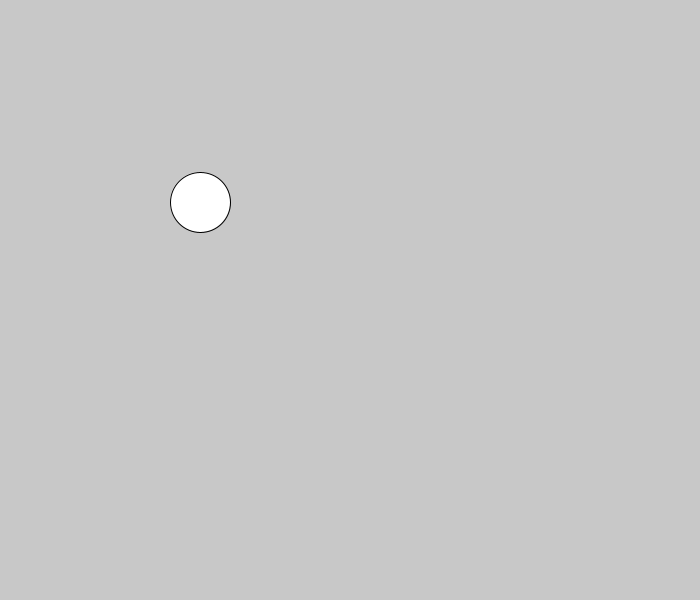
Frame 1 (no input)
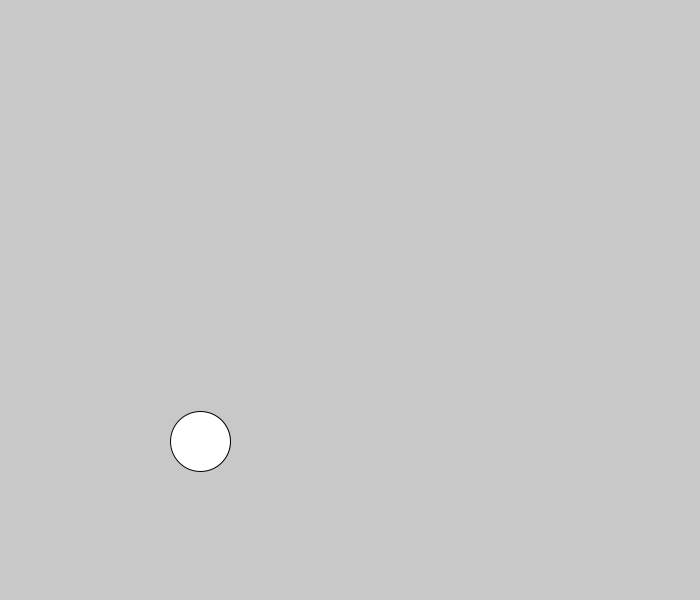
Frame 60 (the mouse pressed at the canvas centre just before this capture)
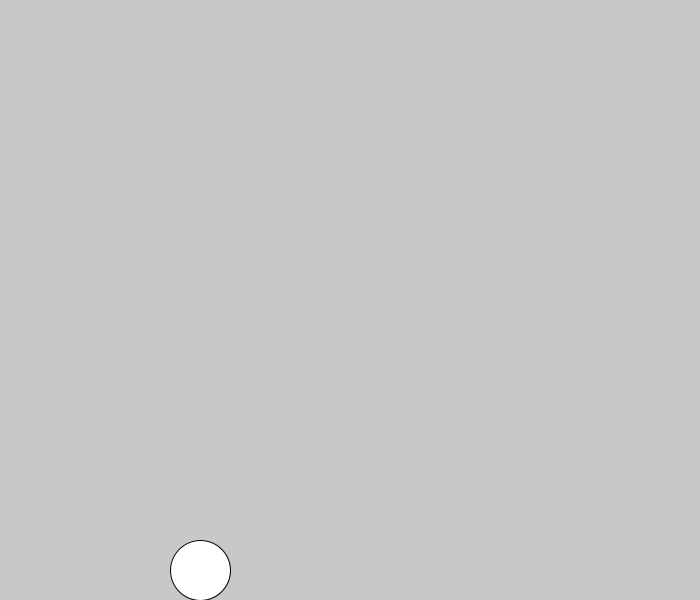
Frame 120 (the mouse held since frame 60 and released just before this capture)

The Processing sketch that drew these frames (run headless with seeded random() and noise(); from frame 60 on, the mouse is pressed at the canvas centre):

// Processing sketch: ballCatch
// ── ballCatch.pde
PVector pos, vel, acc;
float ballW = 60;
PVector gravity = new PVector(0, 2);
boolean isCaught = false;
void setup() {
  size(700, 600);
  
  pos = new PVector(200, 200);
  vel = new PVector(0, 0);
  acc = new PVector(0, 0);
}
void draw() {
  background(200);
  
  if (!isCaught) {
    acc = new PVector(0, 0);
    acc.add(gravity);
    vel.add(acc);
    pos.add(vel);
    checkBounds();
  } else {
    pos.x = mouseX;
    pos.y = mouseY;
  }
  
  ellipse(pos.x, pos.y, ballW, ballW);
}
void checkBounds() {
  if (pos.x > width - ballW*.5) {
    pos.x = width - ballW*.5;
    vel.x *= -.8;
  } else if (pos.x < ballW*.5) {
    pos.x = ballW*.5;
    vel.x *= -.8;
  }
  
  if (pos.y > height - ballW*.5) {
    if (vel.y > 0) vel.y *= -.8;
    pos.y = height - ballW*.5;
  } 
}
void mousePressed() {
  if (dist(mouseX, mouseY, pos.x, pos.y) < ballW) {
    isCaught = true;
  }
}
void mouseReleased() {
  if (isCaught) {
    isCaught = false;
    float x = -pmouseX + mouseX;
    float y = -pmouseY + mouseY;
    vel = new PVector(x, y);
  }
}
